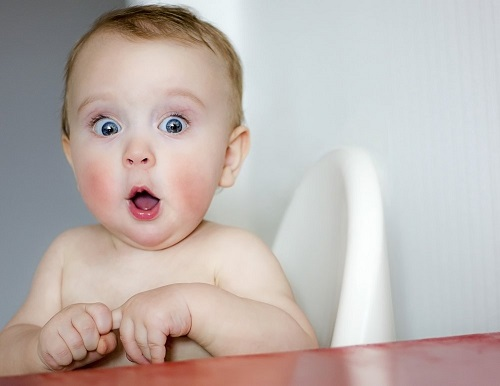
#> input picture 02-配套案例/03-机器视觉基础应用实训案例/16-级联分类器实训/baby.jpg, 500 x 386 px, given in place of the camera
$ python '2_从视频流中检测人脸和眼睛.py'
#> lines starting #> are read from the running program, lines starting #| are printed output that depends on the picture; after the words box and inside, x2 and y2 are one past the last pixel; in counts of white or black regions, pixels touching at a corner belong together
#!/usr/bin env python3
# -*- coding:UTF8 -*-

"""

"""

import cv2 as cv

face_cascade = cv.CascadeClassifier('./haarcascade/haarcascade_frontalface_default.xml')
eye_cascade = cv.CascadeClassifier('./haarcascade/haarcascade_eye.xml')

cap = cv.VideoCapture(0)

while cap.isOpened():
    frame = cap.read()[1]
#> frame is the input picture: shape (386, 500, 3); mean B, G, R 175.3, 179.4, 189.8
    frame = cv.resize(frame, None, fx = .5, fy = .5)
#> frame: shape (193, 250, 3)
    frame_gray = cv.cvtColor(frame, cv.COLOR_BGR2GRAY)
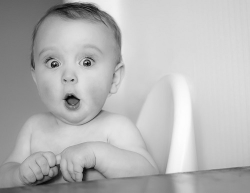
#> frame_gray: shape (193, 250); min 4, max 253, mean 182.2
    faces_rects = face_cascade.detectMultiScale(frame_gray, scaleFactor = 1.2, minNeighbors = 5)
#> faces_rects = [[20, 22, 102, 102]]
    for x, y, w, h in faces_rects:
        frame = cv.rectangle(frame, (x, y), (x + w, y + h), (0, 255, 0), 2)
        roi_gray = frame_gray[y:y + h, x:x + w]
        roi_color = frame[y:y + h, x:x + w]
        eyes = eye_cascade.detectMultiScale(roi_gray)
        for ex, ey, ew, eh in eyes:
            cv.rectangle(roi_color, (ex, ey), (ex + ew, ey + eh), (0, 255, 0), 2)
#> this loop made 1 pass
#> (x, y, w, h, eyes) on pass 1: (20, 22, 102, 102, [[19, 29, 25, 25], [54, 26, 27, 27]])
#> pass 1, `frame = cv.rectangle(frame, (x, y), (x + w, y + h), (0, 255, 0), 2)`:
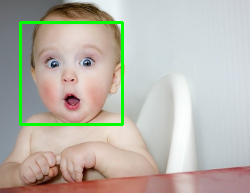
#> frame: shape (193, 250, 3); mean B, G, R 171.4, 181.7, 185.5
#> pass 1, `roi_gray = frame_gray[y:y + h, x:x + w]`:
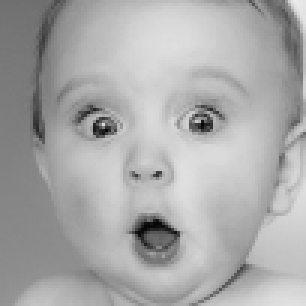
#> roi_gray: shape (102, 102) (shown 3 times larger); min 4, max 236, mean 169.6
#> pass 1, `roi_color = frame[y:y + h, x:x + w]`:
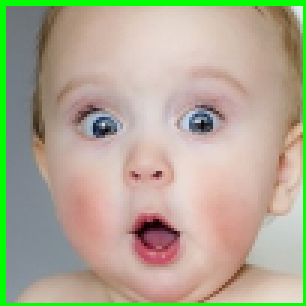
#> roi_color: shape (102, 102, 3) (shown 3 times larger); mean B, G, R 147.3, 169.8, 176.2
#> after the loop:
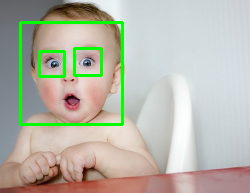
#> frame: shape (193, 250, 3); 1.28% of pixels changed, all inside (x1, y1, x2, y2) = (38, 47, 103, 78)
#> after the loop:
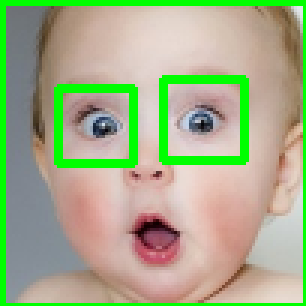
#> roi_color: shape (102, 102, 3) (shown 3 times larger); 5.92% of pixels changed, all inside (x1, y1, x2, y2) = (18, 25, 83, 56)

    cv.imshow('frame_face', frame)
    k = cv.waitKey(24) & 0Xff
#> (key Esc is pressed here)
    if chr(k) == 'q':
        break
cv.destroyAllWindows()
